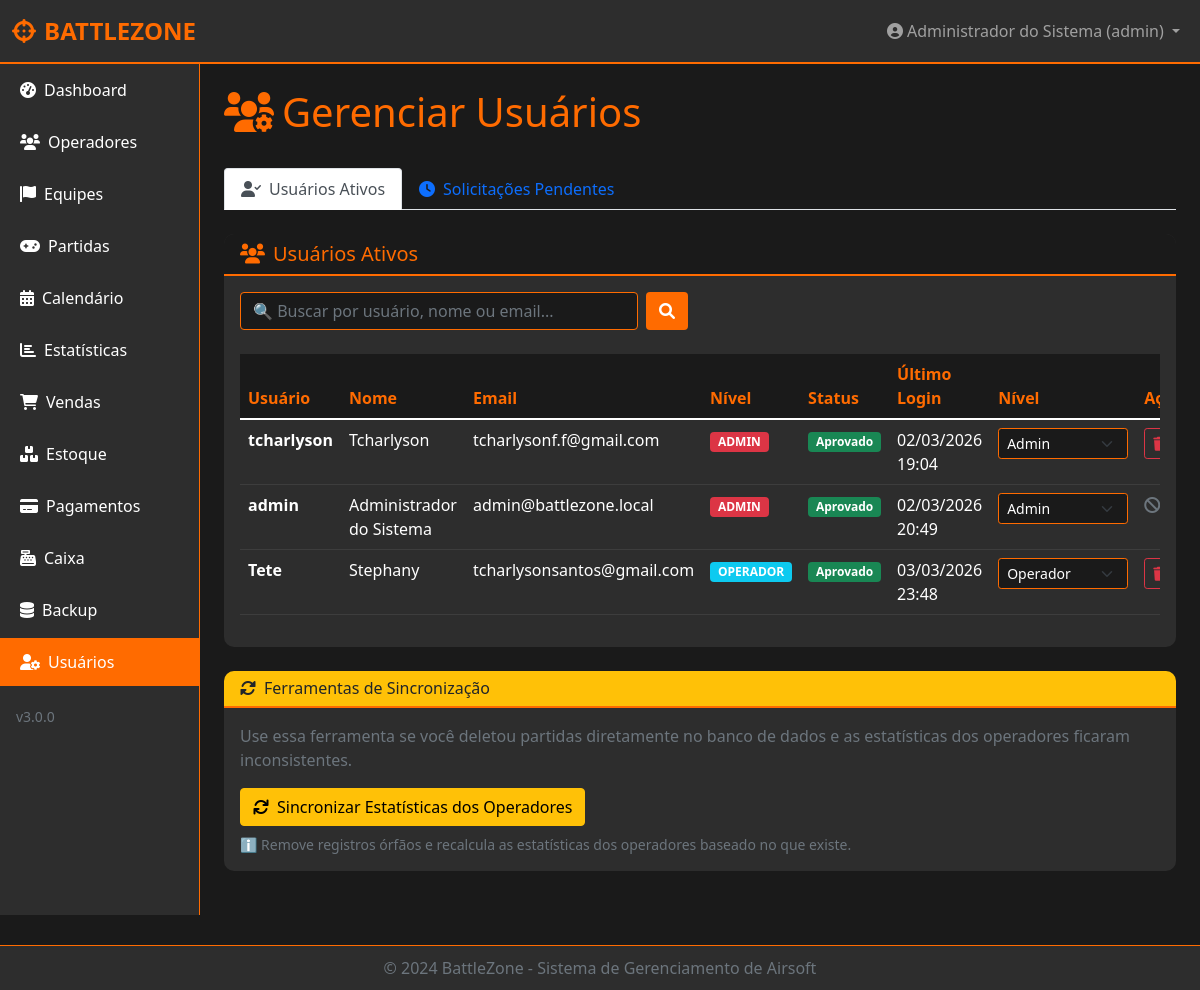
/admin/usuarios (signed in), run on the app's committed database.
### backend/models.py (models this page shows, shortened)
class User(UserMixin, db.Model):
    __tablename__ = 'users'
    id = db.Column(db.Integer, primary_key=True)
    username = db.Column(db.String(80), unique=True, nullable=False)
    nome = db.Column(db.String(120), nullable=False)
    email = db.Column(db.String(120), unique=True, nullable=False)
    cpf = db.Column(db.String(14), unique=True, nullable=True)
    telefone = db.Column(db.String(20), nullable=True)
    data_nascimento = db.Column(db.String(10), nullable=True)
    idade = db.Column(db.Integer, nullable=True)
    password_hash = db.Column(db.String(200), nullable=False)
    salt = db.Column(db.String(32), nullable=False)
    nivel = db.Column(db.String(20), nullable=False, default='operador')
    status = db.Column(db.String(20), default='pendente')
    tentativas = db.Column(db.Integer, default=0)
    session_token = db.Column(db.String(100), unique=True, nullable=True)
    last_activity = db.Column(db.DateTime, default=datetime.utcnow)
    created_at = db.Column(db.DateTime, default=datetime.utcnow)
    approved_at = db.Column(db.DateTime, nullable=True)
    approved_by = db.Column(db.String(80), nullable=True)
    last_login = db.Column(db.DateTime, nullable=True)
    partidas_criadas = db.relationship('Partida', back_populates='criador', lazy=True, foreign_keys='Partida.created_by')
    operador_id = db.Column(db.Integer, db.ForeignKey('operadores.id'), nullable=True)
    operador = db.relationship('Operador', backref='usuario', uselist=False)
    two_factor_enabled = db.Column(db.Boolean, default=False)
    two_factor_secret = db.Column(db.String(32), nullable=True)  # Segredo TOTP em base32
    backup_codes = db.Column(db.Text, nullable=True)  # JSON com códigos de backup
    two_factor_verified_at = db.Column(db.DateTime, nullable=True)
    password_reset_token = db.Column(db.String(100), unique=True, nullable=True)
    password_reset_expires = db.Column(db.DateTime, nullable=True)
    terms_accepted = db.Column(db.Boolean, default=False)
    terms_accepted_date = db.Column(db.DateTime, nullable=True)
    def tem_permissao(self, recurso):
        if self.nivel == 'admin':
            return True

### app.py (the view)
@app.route('/admin/usuarios')
@login_required
@admin_required
def admin_usuarios():
    search = request.args.get('search', '')
    query = User.query.filter_by(status='aprovado')
    if search:
        query = query.filter(
            (User.username.ilike(f'%{search}%')) |
            (User.nome.ilike(f'%{search}%')) |
            (User.email.ilike(f'%{search}%'))
        )
    usuarios = query.all()
    solicitacoes = Solicitacao.query.filter_by(status='pendente').all()
    return render_template('admin/usuarios.html',
                         usuarios=usuarios,
                         solicitacoes=solicitacoes,
                         search=search)

### frontend/templates/admin/usuarios.html (shortened to what this page needs)
{% extends "base.html" %}
{% block content %}
<div class="d-flex justify-content-between align-items-center mb-4">
    <h1 class="text-laranja"><i class="fas fa-users-cog me-2"></i>Gerenciar Usuários</h1>
</div>
<ul class="nav nav-tabs mb-4" id="userTabs" role="tablist">
    <li class="nav-item" role="presentation">
        <button class="nav-link active" id="usuarios-tab" data-bs-toggle="tab" data-bs-target="#usuarios" type="button" role="tab">
            <i class="fas fa-user-check me-2"></i>Usuários Ativos
        </button>
    </li>
    <li class="nav-item" role="presentation">
        <button class="nav-link" id="solicitacoes-tab" data-bs-toggle="tab" data-bs-target="#solicitacoes" type="button" role="tab">
            <i class="fas fa-clock me-2"></i>Solicitações Pendentes
        </button>
    </li>
</ul>
<div class="tab-content">
    <div class="tab-pane fade show active" id="usuarios" role="tabpanel">
        <div class="card">
            <div class="card-header">
                <h5 class="mb-0"><i class="fas fa-users me-2 text-laranja"></i>Usuários Ativos</h5>
            </div>
            <div class="card-body">
                <div class="row mb-4">
                    <div class="col-md-6">
                        <form method="GET" class="d-flex">
                            <input type="text" name="search" class="form-control me-2" placeholder="🔍 Buscar por usuário, nome ou email..." value="{{ search }}">
                            <button type="submit" class="btn" style="background-color: #FF6B00; color: white;">
                                <i class="fas fa-search"></i>
                            </button>
                        </form>
                    </div>
                </div>
                <div class="table-responsive">
                    <table class="table table-hover">
                        <thead>
                            <tr>
                                <th>Usuário</th>
                                <th>Nome</th>
                                <th>Email</th>
                                <th>Nível</th>
                                <th>Status</th>
                                <th>Último Login</th>
                                <th>Nível</th>
                                <th>Ações</th>
                            </tr>
                        </thead>
                        <tbody>
                            {% for user in usuarios %}
                            <tr>
                                <td><strong>{{ user.username }}</strong></td>
                                <td>{{ user.nome }}</td>
                                <td>{{ user.email }}</td>
                                <td>
                                    <span class="badge {% if user.nivel == 'admin' %}bg-danger{% elif user.nivel == 'gerente' %}bg-warning{% else %}bg-info{% endif %}">
                                        {{ user.nivel|upper }}
                                    </span>
                                </td>
                                <td>
                                    {% if user.status == 'aprovado' %}
                                    <span class="badge bg-success">Aprovado</span>
                                    {% else %}
                                    <span class="badge bg-secondary">{{ user.status }}</span>
                                    {% endif %}
                                </td>
                                <td>{{ user.last_login.strftime('%d/%m/%Y %H:%M') if user.last_login else 'Nunca' }}</td>
                                <td>
                                    <select class="form-select form-select-sm nivel-select" data-user-id="{{ user.id }}" style="width: 130px;">
                                        <option value="operador" {% if user.nivel == 'operador' %}selected{% endif %}>Operador</option>
                                        <option value="admin" {% if user.nivel == 'admin' %}selected{% endif %}>Admin</option>
                                    </select>
                                </td>
                                <td>
                                    {% if user.id != current_user.id %}
                                    <form method="POST" action="{{ url_for('deletar_usuario', id=user.id) }}" style="display: inline;" onsubmit="return confirm('Tem certeza que deseja deletar o usuário {{ user.username }}? Esta ação não pode ser desfeita!');">
                                        <button type="submit" class="btn btn-sm btn-outline-danger" title="Deletar usuário">
                                            <i class="fas fa-trash"></i>
                                        </button>
                                    </form>
                                    {% else %}
                                    <span class="text-muted" title="Você não pode deletar seu próprio usuário">
                                        <i class="fas fa-ban"></i>
                                    </span>
                                    {% endif %}
                                </td>
                            </tr>
                            {% endfor %}
                        </tbody>
                    </table>
                </div>
            </div>
        </div>
    </div>
    <div class="card mt-4 border-warning">
        <div class="card-header bg-warning text-dark">
            <h6 class="mb-0">
                <i class="fas fa-sync-alt me-2"></i>Ferramentas de Sincronização
            </h6>
        </div>
        <div class="card-body">
            <p class="text-muted mb-3">Use essa ferramenta se você deletou partidas diretamente no banco de dados e as estatísticas dos operadores ficaram inconsistentes.</p>
            <a href="{{ url_for('sincronizar_estatisticas_admin') }}" class="btn btn-warning">
                <i class="fas fa-refresh me-2"></i>Sincronizar Estatísticas dos Operadores
            </a>
            <small class="d-block mt-2 text-muted">
                ℹ️ Remove registros órfãos e recalcula as estatísticas dos operadores baseado no que existe.
            </small>
        </div>
    </div>
</div>
{% endblock %}

### frontend/templates/base.html (shortened to what this page needs)
<!DOCTYPE html>
<html lang="pt-BR">
<head>
    <link href="https://cdn.jsdelivr.net/npm/bootstrap@5.1.3/dist/css/bootstrap.min.css" rel="stylesheet">
    <link rel="stylesheet" href="https://cdnjs.cloudflare.com/ajax/libs/font-awesome/6.0.0/css/all.min.css">
</head>
<body>
    <nav class="navbar navbar-expand-lg navbar-dark">
        <div class="container-fluid">
            {% if current_user.is_authenticated %}
                <a class="navbar-brand" href="{{ url_for('dashboard') }}">
                    <i class="fas fa-crosshairs me-2"></i>BATTLEZONE
                </a>
            {% else %}
                <a class="navbar-brand" href="{{ url_for('index') }}#sobre">
                    <i class="fas fa-crosshairs me-2"></i>BATTLEZONE
                </a>
            {% endif %}
            <div class="collapse navbar-collapse" id="navbarNav">
                <ul class="navbar-nav ms-auto">
                    {% if current_user.is_authenticated %}
                    <li class="nav-item dropdown">
                        <a class="nav-link dropdown-toggle" href="#" id="userDropdown" role="button" data-bs-toggle="dropdown">
                            <i class="fas fa-user-circle me-1"></i>{{ current_user.nome }} ({{ current_user.warname or current_user.username }})
                        </a>
                    </li>
                    {% endif %}
                </ul>
            </div>
        </div>
    </nav>
    <div class="container-fluid">
        <div class="row">
            {% if current_user.is_authenticated %}
            <div class="col-md-2 p-0 sidebar">
                <div class="nav flex-column">
                    <a class="nav-link {% if request.endpoint == 'dashboard' %}active{% endif %}" href="{{ url_for('dashboard') }}">
                        <i class="fas fa-tachometer-alt me-2"></i>Dashboard
                    </a>
                    {% if current_user.tem_permissao('operadores') %}
                    <a class="nav-link {% if request.endpoint in ['listar_operadores', 'novo_operador', 'ver_operador', 'editar_operador'] %}active{% endif %}" href="{{ url_for('listar_operadores') }}">
                        <i class="fas fa-users me-2"></i>Operadores
                    </a>
                    {% endif %}
                    {% if current_user.tem_permissao('equipes') %}
                    <a class="nav-link {% if request.endpoint in ['listar_equipes', 'nova_equipe', 'ver_equipe', 'editar_equipe'] %}active{% endif %}" href="{{ url_for('listar_equipes') }}">
                        <i class="fas fa-flag me-2"></i>Equipes
                    </a>
                    {% endif %}
                    {% if current_user.tem_permissao('partidas') %}
                    <a class="nav-link {% if request.endpoint in ['listar_partidas', 'nova_partida', 'ver_partida'] %}active{% endif %}" href="{{ url_for('listar_partidas') }}">
                        <i class="fas fa-gamepad me-2"></i>Partidas
                    </a>
                    {% endif %}
                    {% if current_user.tem_permissao('calendario') %}
                    <a class="nav-link {% if request.endpoint == 'calendario' %}active{% endif %}" href="{{ url_for('calendario') }}">
                        <i class="fas fa-calendar-alt me-2"></i>Calendário
                    </a>
                    {% endif %}
                    {% if current_user.tem_permissao('estatisticas') %}
                    <a class="nav-link {% if request.endpoint == 'estatisticas' %}active{% endif %}" href="{{ url_for('estatisticas') }}">
                        <i class="fas fa-chart-bar me-2"></i>Estatísticas
                    </a>
                    {% endif %}
                    {% if current_user.tem_permissao('vendas') %}
                    <a class="nav-link {% if request.endpoint in ['listar_vendas', 'nova_venda'] %}active{% endif %}" href="{{ url_for('listar_vendas') }}">
                        <i class="fas fa-shopping-cart me-2"></i>Vendas
                    </a>
                    {% endif %}
                    {% if current_user.tem_permissao('estoque') %}
                    <a class="nav-link {% if request.endpoint in ['listar_estoque', 'novo_item', 'editar_item'] %}active{% endif %}" href="{{ url_for('listar_estoque') }}">
                        <i class="fas fa-boxes me-2"></i>Estoque
                    </a>
                    {% endif %}
                    {% if current_user.nivel in ['admin', 'gerente', 'financeiro'] %}
                    <a class="nav-link {% if request.endpoint in ['pagamentos.listar_pagamentos', 'pagamentos.registrar_pagamento', 'pagamentos.editar_pagamento'] %}active{% endif %}" href="{{ url_for('pagamentos.listar_pagamentos') }}">
                        <i class="fas fa-credit-card me-2"></i>Pagamentos
                    </a>
                    {% endif %}
                    {% if current_user.tem_permissao('caixa') %}
                    <a class="nav-link {% if request.endpoint == 'caixa' %}active{% endif %}" href="{{ url_for('caixa') }}">
                        <i class="fas fa-cash-register me-2"></i>Caixa
                    </a>
                    {% endif %}
                    {% if current_user.nivel in ['admin', 'gerente'] %}
                    <a class="nav-link {% if request.endpoint == 'admin_backups' %}active{% endif %}" href="{{ url_for('admin_backups') }}">
                        <i class="fas fa-database me-2"></i>Backup
                    </a>
                    {% endif %}
                    {% if current_user.nivel in ['admin', 'gerente'] %}
                    <a class="nav-link {% if request.endpoint == 'admin_usuarios' %}active{% endif %}" href="{{ url_for('admin_usuarios') }}">
                        <i class="fas fa-user-cog me-2"></i>Usuários
                    </a>
                    {% endif %}
                </div>
                <div class="mt-auto p-3">
                    <small class="text-muted">v3.0.0</small>
                </div>
            </div>
            {% endif %}
            <div class="{% if current_user.is_authenticated %}col-md-10{% else %}col-md-12{% endif %} p-4">
                {% block content %}{% endblock %}
            </div>
        </div>
    </div>
    {% if current_user.is_authenticated %}
    <footer class="footer">
        <div class="container">
            <span>&copy; 2024 BattleZone - Sistema de Gerenciamento de Airsoft</span>
        </div>
    </footer>
    {% endif %}
</body>
</html>

### data on the page
User: nome "Administrador do Sistema", username "admin", email "admin@battlezone.local", nivel "ADMIN", status "Aprovado", last_login "02/03/2026 20:49", nivel+id "Admin"
User: username "tcharlyson", nome "Tcharlyson", email "tcharlysonf.f@gmail.com", nivel "ADMIN", status "Aprovado", last_login "02/03/2026 19:04", nivel+id "Admin"
User: username "Tete", nome "Stephany", email "tcharlysonsantos@gmail.com", nivel "OPERADOR", status "Aprovado", last_login "03/03/2026 23:48", nivel+id "Operador"
